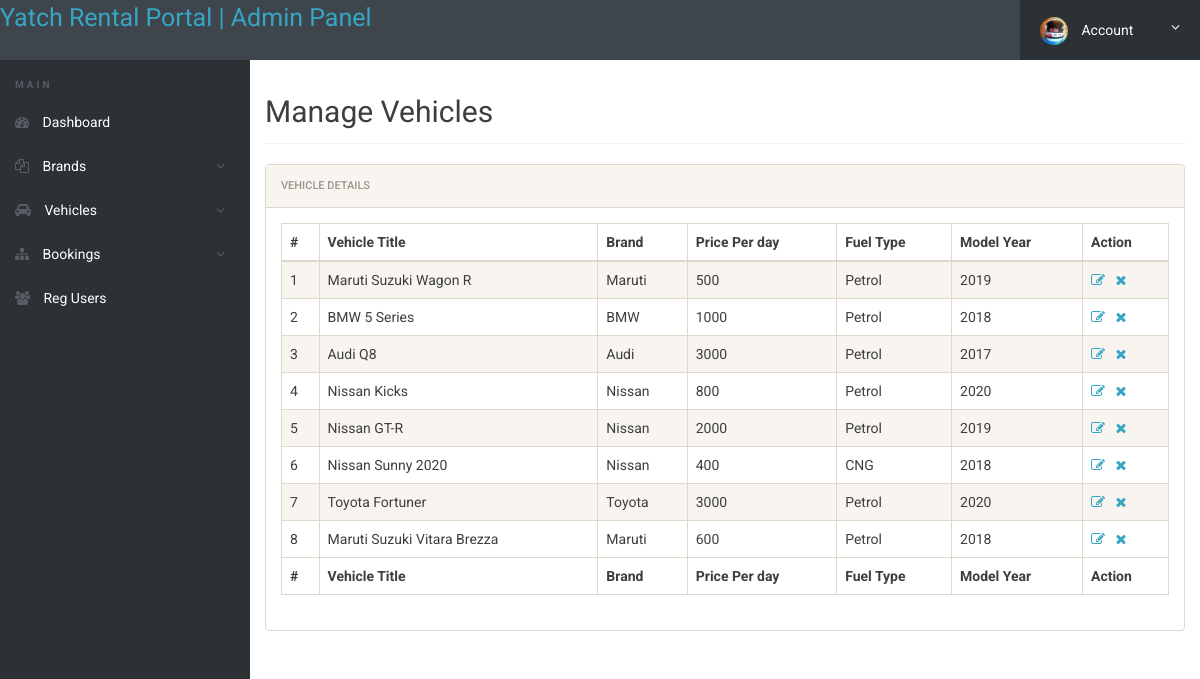
/admin/manage-vehicles.php (signed in), run on an earlier commit of the app's database.
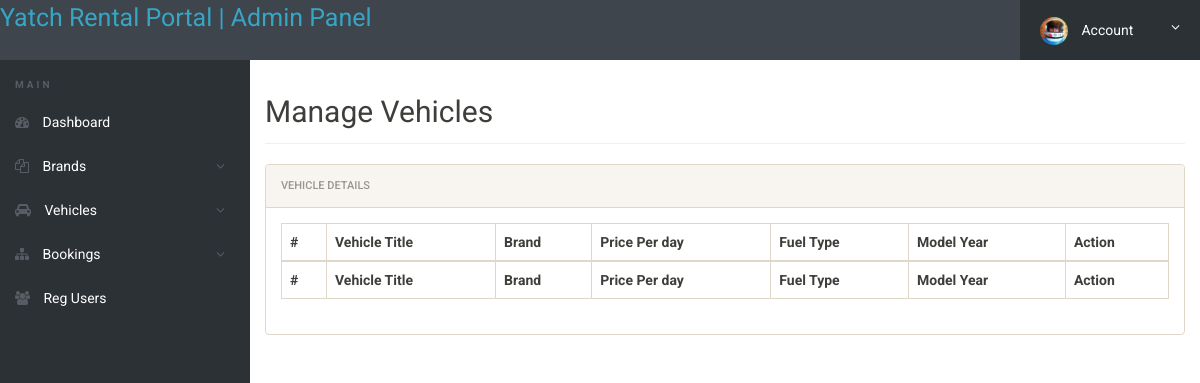
And on a later commit of the database.
### tables this page shows
CREATE TABLE `tblvehicles` (
  `id` int(11) NOT NULL,
  `VehiclesTitle` varchar(150) DEFAULT NULL,
  `VehiclesBrand` int(11) DEFAULT NULL,
  `VehiclesOverview` longtext DEFAULT NULL,
  `PricePerDay` int(11) DEFAULT NULL,
  `FuelType` varchar(100) DEFAULT NULL,
  `ModelYear` int(6) DEFAULT NULL,
  `Place` int(6) DEFAULT NULL,
  `SeatingCapacity` int(11) DEFAULT NULL,
  `Vimage1` varchar(120) DEFAULT NULL,
  `Vimage2` varchar(120) DEFAULT NULL,
  `Vimage3` varchar(120) DEFAULT NULL,
  `Vimage4` varchar(120) DEFAULT NULL,
  `Vimage5` varchar(120) DEFAULT NULL,
  `AirConditioner` int(11) DEFAULT NULL,
  `PowerDoorLocks` int(11) DEFAULT NULL,
  `AntiLockBrakingSystem` int(11) DEFAULT NULL,
  `BrakeAssist` int(11) DEFAULT NULL,
  `PowerSteering` int(11) DEFAULT NULL,
  `DriverAirbag` int(11) DEFAULT NULL,
  `PassengerAirbag` int(11) DEFAULT NULL,
  `PowerWindows` int(11) DEFAULT NULL,
  `CDPlayer` int(11) DEFAULT NULL,
  `CentralLocking` int(11) DEFAULT NULL,
  `CrashSensor` int(11) DEFAULT NULL,
  `LeatherSeats` int(11) DEFAULT NULL,
  `RegDate` timestamp NOT NULL DEFAULT current_timestamp(),
  `UpdationDate` timestamp NULL DEFAULT NULL ON UPDATE current_timestamp()
);

CREATE TABLE `tblbrands` (
  `id` int(11) NOT NULL,
  `BrandName` varchar(120) NOT NULL,
  `CreationDate` timestamp NULL DEFAULT current_timestamp(),
  `UpdationDate` timestamp NULL DEFAULT NULL ON UPDATE current_timestamp()
);

### admin/manage-vehicles.php (the view, shortened to what this page needs)
<?php
include('includes/config.php');
if(strlen($_SESSION['alogin'])==0)
	{
header('location:index.php');
}
else{
 ?>
<!doctype html>
<html lang="en" class="no-js">
<head>
	<link rel="stylesheet" href="css/font-awesome.min.css">
	<link rel="stylesheet" href="css/bootstrap.min.css">
	<link rel="stylesheet" href="css/dataTables.bootstrap.min.css">
	<link rel="stylesheet" href="css/bootstrap-social.css">
	<link rel="stylesheet" href="css/bootstrap-select.css">
	<link rel="stylesheet" href="css/fileinput.min.css">
	<link rel="stylesheet" href="css/awesome-bootstrap-checkbox.css">
	<link rel="stylesheet" href="css/style.css">
</head>
<body>
	<?php include('includes/header.php');?>
	<div class="ts-main-content">
		<?php include('includes/leftbar.php');?>
		<div class="content-wrapper">
			<div class="container-fluid">
				<div class="row">
					<div class="col-md-12">
						<h2 class="page-title">Manage Vehicles</h2>
						<div class="panel panel-default">
							<div class="panel-heading">Vehicle Details</div>
							<div class="panel-body">
								<table id="zctb" class="display table table-striped table-bordered table-hover" cellspacing="0" width="100%">
									<thead>
										<tr>
										<th>#</th>
											<th>Vehicle Title</th>
											<th>Brand </th>
											<th>Price Per day</th>
											<th>Fuel Type</th>
											<th>Model Year</th>
											<th>Action</th>
										</tr>
									</thead>
									<tfoot>
										<tr>
										<th>#</th>
										<th>Vehicle Title</th>
											<th>Brand </th>
											<th>Price Per day</th>
											<th>Fuel Type</th>
											<th>Model Year</th>
											<th>Action</th>
										</tr>
									</tfoot>
									<tbody>
<?php $sql = "SELECT tblvehicles.VehiclesTitle,tblbrands.BrandName,tblvehicles.PricePerDay,tblvehicles.FuelType,tblvehicles.ModelYear,tblvehicles.id from tblvehicles join tblbrands on tblbrands.id=tblvehicles.VehiclesBrand";
$query = $dbh -> prepare($sql);
$query->execute();
$results=$query->fetchAll(PDO::FETCH_OBJ);
$cnt=1;
if($query->rowCount() > 0)
{
foreach($results as $result)
{				?>
										<tr>
											<td><?php echo htmlentities($cnt);?></td>
											<td><?php echo htmlentities($result->VehiclesTitle);?></td>
											<td><?php echo htmlentities($result->BrandName);?></td>
											<td><?php echo htmlentities($result->PricePerDay);?></td>
											<td><?php echo htmlentities($result->FuelType);?></td>
												<td><?php echo htmlentities($result->ModelYear);?></td>
		<td><a href="edit-vehicle.php?id=<?php echo $result->id;?>"><i class="fa fa-edit"></i></a>&nbsp;&nbsp;
<a href="manage-vehicles.php?del=<?php echo $result->id;?>" onclick="return confirm('Do you want to delete');"><i class="fa fa-close"></i></a></td>
										</tr>
										<?php $cnt=$cnt+1; }} ?>
									</tbody>
								</table>
							</div>
						</div>
					</div>
				</div>
			</div>
		</div>
	</div>
</body>
</html>
<?php } ?>

### admin/includes/header.php (shortened to what this page needs)
<div class="brand clearfix">
	<a href="dashboard.php" style="font-size: 25px;">Yatch Rental Portal | Admin Panel</a>
		<ul class="ts-profile-nav">
			<li class="ts-account">
				<a href="#"><img src="img/ts-avatar.jpg" class="ts-avatar hidden-side" alt=""> Account <i class="fa fa-angle-down hidden-side"></i></a>
			</li>
		</ul>
	</div>

### admin/includes/leftbar.php (shortened to what this page needs)
	<nav class="ts-sidebar">
			<ul class="ts-sidebar-menu">
				<li class="ts-label">Main</li>
				<li><a href="dashboard.php"><i class="fa fa-dashboard"></i> Dashboard</a></li>
<li><a href="#"><i class="fa fa-files-o"></i> Brands</a>
</li>
<li><a href="#"><i class="fa fa-car"></i> Vehicles</a>
				</li>
<li><a href="#"><i class="fa fa-sitemap"></i> Bookings</a>
				</li>
				<li><a href="reg-users.php"><i class="fa fa-users"></i> Reg Users</a></li>
			</ul>
		</nav>

### admin/css/style.css (style rules this page uses)
html { font-size: 14px; }
@media only screen and (min-width: 480px) { html { font-size: 17px; } }
@media only screen and (min-width: 768px) { html { font-size: 14px; } }
body { font-size: 1em; }
a { color: #37a6c4; }
.panel { overflow: hidden; }
ul, li { margin: 0; padding: 0; list-style: none; }
.page-title { padding-bottom: 15px; margin-bottom: 20px; border-bottom: 1px solid #f0f0f0; }
.brand { background: #3e454c; position: relative; z-index: 3; position: fixed; width: 100%; top: 0; }
.brand .ts-profile-nav { float: right; display: none; }
.brand .ts-profile-nav li { float: left; position: relative; }
.brand .ts-profile-nav li a { display: block; padding: 20px; color: #fff; }
.brand .ts-profile-nav .ts-account .fa-angle-down { float: right; }
.brand .ts-profile-nav .ts-account > a { width: 180px; background: #2c3136; }
.brand .ts-profile-nav .ts-account .ts-avatar { border-radius: 50%; height: 28px; margin: -10px 0; margin-right: 10px; }
@media only screen and (min-width: 992px) { .brand .ts-profile-nav { display: block; } }
.ts-sidebar { background: #2c3136; max-height: 0; transition: max-height 0.3s; overflow: hidden; position: fixed; z-index: 2; width: 100%; bottom: 0; top: 60px; overflow-y: auto; }
@media only screen and (min-width: 992px) { .ts-sidebar { max-height: 100%; bottom: 0; } }
.ts-sidebar-menu .ts-label { color: #585c64; font-weight: bold; padding: 8px 15px; text-transform: uppercase; font-size: 10px; letter-spacing: 3px; margin-top: 10px; }
.ts-sidebar-menu a { display: block; text-decoration: none; padding: 12px 15px; color: #fff; }
.ts-sidebar-menu li { position: relative; }
.ts-sidebar-menu li i { color: #585c64; margin-right: 10px; }
.ts-main-content .content-wrapper { padding-top: 15px; margin-top: 60px; }
@media only screen and (min-width: 992px) { .ts-main-content .ts-sidebar { width: 250px; float: left; } }
@media only screen and (min-width: 992px) { .ts-main-content .content-wrapper { margin-left: 250px; } }

What changed in the data, as far as the page shows it:
removed tblvehicles: VehiclesTitle "Maruti Suzuki Wagon R", tblbrands.BrandName "Maruti", PricePerDay "500", FuelType "Petrol", ModelYear "2019"
removed tblvehicles: VehiclesTitle "BMW 5 Series", tblbrands.BrandName "BMW", PricePerDay "1000", FuelType "Petrol", ModelYear "2018"
removed tblvehicles: VehiclesTitle "Audi Q8", tblbrands.BrandName "Audi", PricePerDay "3000", FuelType "Petrol", ModelYear "2017"
removed tblvehicles: VehiclesTitle "Nissan Kicks", tblbrands.BrandName "Nissan", PricePerDay "800", FuelType "Petrol", ModelYear "2020"
removed tblvehicles: VehiclesTitle "Nissan GT-R", tblbrands.BrandName "Nissan", PricePerDay "2000", FuelType "Petrol", ModelYear "2019"
removed tblvehicles: VehiclesTitle "Nissan Sunny 2020", tblbrands.BrandName "Nissan", PricePerDay "400", FuelType "CNG", ModelYear "2018"
removed tblvehicles: VehiclesTitle "Toyota Fortuner", tblbrands.BrandName "Toyota", PricePerDay "3000", FuelType "Petrol", ModelYear "2020"
removed tblvehicles: VehiclesTitle "Maruti Suzuki Vitara Brezza", tblbrands.BrandName "Maruti", PricePerDay "600", FuelType "Petrol", ModelYear "2018"
